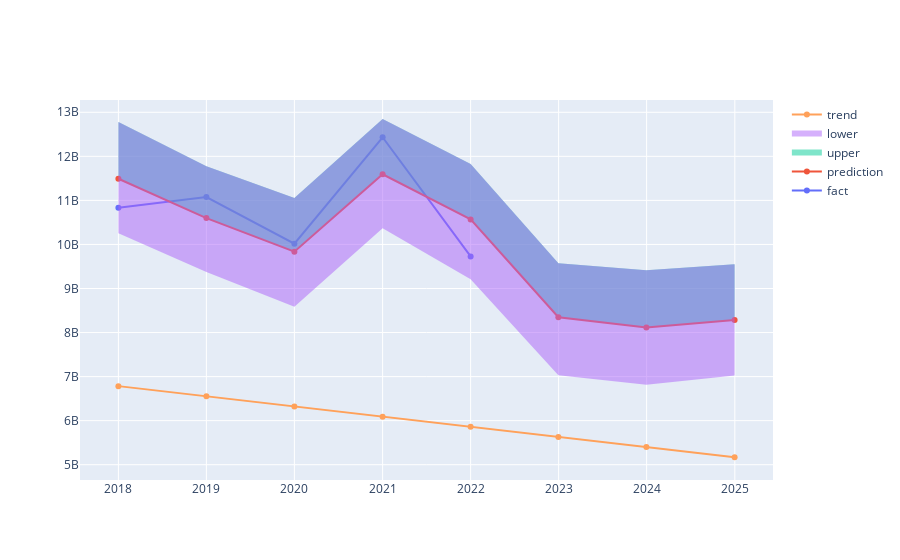

The cell this chart's notebook holds for it:
### Code cell
from plotly.offline import download_plotlyjs, init_notebook_mode, plot, iplot
import plotly.graph_objs as go
init_notebook_mode(connected = True)

iplot([
    go.Scatter(x=df5['ds'], y=df5['y'], name='fact'),
    go.Scatter(x=forecast['ds'], y=forecast['yhat'], name='prediction'),
    go.Scatter(x=forecast['ds'], y=forecast['yhat_upper'], fill='tonexty', mode='none', name='upper'),
    go.Scatter(x=forecast['ds'], y=forecast['yhat_lower'], fill='tonexty', mode='none', name='lower'),
    go.Scatter(x=forecast['ds'], y=forecast['trend'], name='trend')
])

### Figure 1 — Plotly figure (JSON) as saved in the notebook; plotly's stock layout.template omitted (floating-point values rounded to 4 significant figures)
{"data": [{"name": "fact", "type": "scatter", "x": ["2018-01-01T00:00:00", "2019-01-01T00:00:00", "2020-01-01T00:00:00", "2021-01-01T00:00:00", "2022-01-01T00:00:00"], "y": [10833777319, 11076002387, 10016075804, 12433439840, 9727830520]}, {"name": "prediction", "type": "scatter", "x": ["2018-01-01T00:00:00", "2019-01-01T00:00:00", "2020-01-01T00:00:00", "2021-01-01T00:00:00", "2022-01-01T00:00:00", "2022-12-31T00:00:00", "2023-12-31T00:00:00", "2024-12-31T00:00:00"], "y": [11490000000.0, 10600000000.0, 9836000000.0, 11590000000.0, 10570000000.0, 8348000000.0, 8117000000.0, 8284000000.0]}, {"fill": "tonexty", "mode": "none", "name": "upper", "type": "scatter", "x": ["2018-01-01T00:00:00", "2019-01-01T00:00:00", "2020-01-01T00:00:00", "2021-01-01T00:00:00", "2022-01-01T00:00:00", "2022-12-31T00:00:00", "2023-12-31T00:00:00", "2024-12-31T00:00:00"], "y": [12780000000.0, 11780000000.0, 11050000000.0, 12850000000.0, 11830000000.0, 9575000000.0, 9411000000.0, 9548000000.0]}, {"fill": "tonexty", "mode": "none", "name": "lower", "type": "scatter", "x": ["2018-01-01T00:00:00", "2019-01-01T00:00:00", "2020-01-01T00:00:00", "2021-01-01T00:00:00", "2022-01-01T00:00:00", "2022-12-31T00:00:00", "2023-12-31T00:00:00", "2024-12-31T00:00:00"], "y": [10250000000.0, 9374000000.0, 8583000000.0, 10370000000.0, 9213000000.0, 7031000000.0, 6816000000.0, 7023000000.0]}, {"name": "trend", "type": "scatter", "x": ["2018-01-01T00:00:00", "2019-01-01T00:00:00", "2020-01-01T00:00:00", "2021-01-01T00:00:00", "2022-01-01T00:00:00", "2022-12-31T00:00:00", "2023-12-31T00:00:00", "2024-12-31T00:00:00"], "y": [6784000000.0, 6553000000.0, 6323000000.0, 6091000000.0, 5861000000.0, 5631000000.0, 5400000000.0, 5169000000.0]}], "layout": {}}
